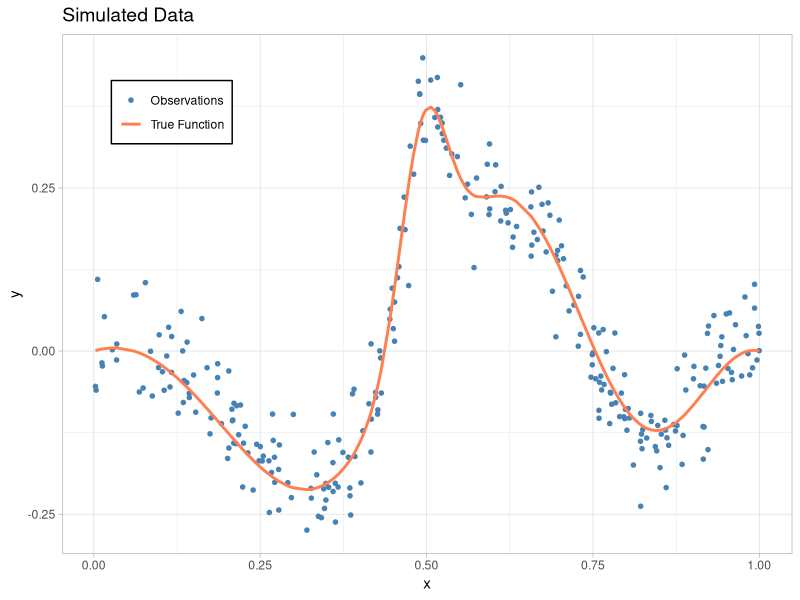
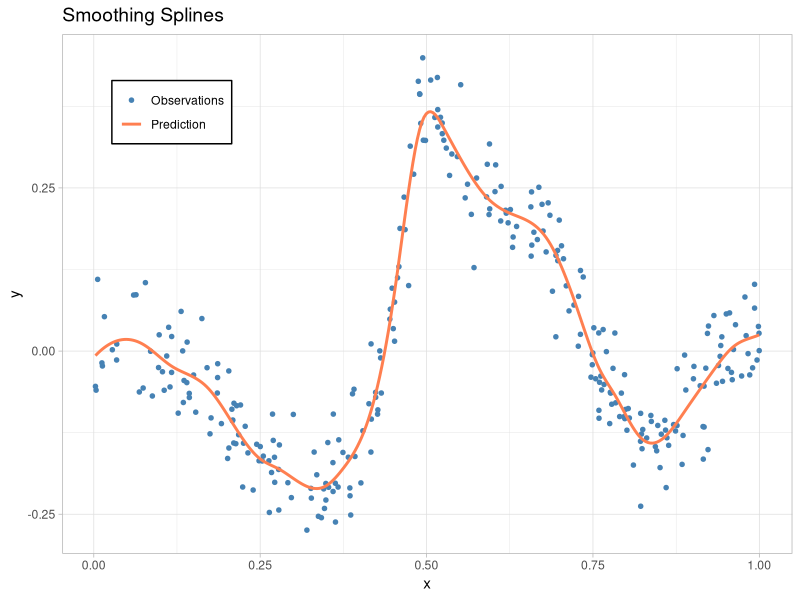
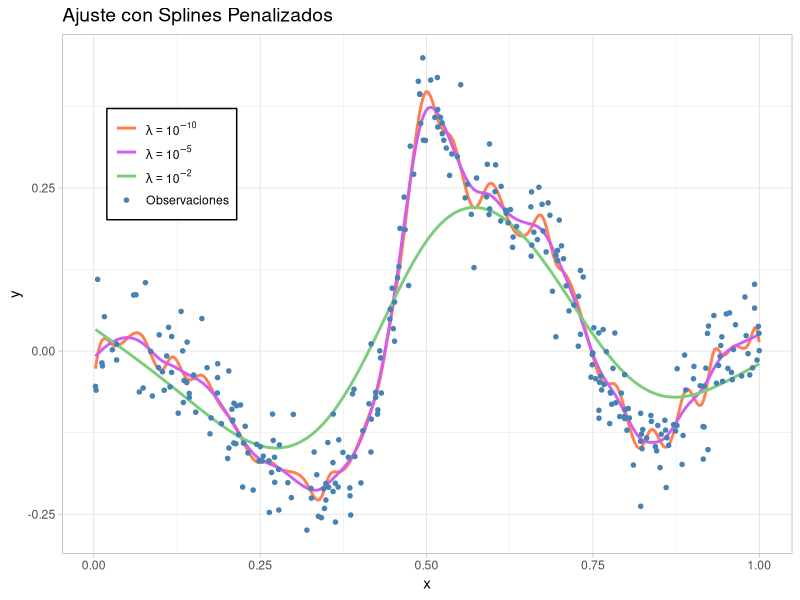

Generate these figures, in order, with R:
## ---- chunk 1
knitr::opts_chunk$set(echo = TRUE)
set.seed(2512)
## ---- chunk 2
# Generate X values
x <- runif(300, min=0, max=1)
x <- x[order(x)]

# Error term
eps <- rnorm(300, mean=0, sd=0.05)

# True and observed Y values
y.true <- -x * cos(5 * (x + 0.5)^2) * (x - 1) + 
          1.2 * exp(-(20^2) * (x - 0.5)^2) * (x - 1)^2
y.obs <- y.true + eps
## ---- chunk 3
library(ggplot2)
## ---- chunk 4
data <- data.frame(x, y.obs, y.true)
ggplot(data = data) +
  geom_point(aes(x = x, y = y.obs, color = "Observations"), 
             shape = 20, size = 2) +
  geom_path(aes(x = x, y = y.true, color = "True Function"), linewidth = 1) +
  scale_color_manual(values = c("Observations" = "steelblue", 
                                "True Function" = "coral")) +
  labs(title = "Simulated Data",
       x = "x",
       y = "y",
       color = NULL) +
  theme_light() +
  theme(plot.title = element_text(size = 14),
        legend.position = c(0.15, 0.85),  
        legend.background = element_rect(fill = "white",colour = "black")) 
## ---- chunk 5
smooth_spline_model <- smooth.spline(x, y.obs, cv=TRUE, nknots=25)
## ---- chunk 6
smooth_spline_model
smooth_spline_model$lambda
## ---- chunk 7
x_pred <- seq(min(x), max(x), length.out = 300)
y_pred <- predict(smooth_spline_model, x_pred)$y

data_spline <- data.frame(x_pred, y = y_pred)
## ---- chunk 8
ggplot(data_spline, aes(x = x)) +
  geom_point(aes(x = x, y = y.obs, color = "Observations"), shape = 20, size = 2) +
  geom_line(aes(x = x_pred, y = y_pred, color = "Prediction"), linewidth = 1) +
  scale_color_manual(values = c("Observations" = "steelblue", "Prediction" = "coral")) +
  labs(title = "Smoothing Splines", x = "x", y = "y", colour=NULL) +
  theme_light() +
  theme(plot.title = element_text(size = 14),
        legend.position = c(0.15, 0.85),  
        legend.background = element_rect(fill = "white", colour = "black"))
# ggsave("../graphs/SmoothingSpline1.pdf", width = 10, height = 6, dpi = 300)
## ---- chunk 9
splineS1 <- smooth.spline(x, y.obs, cv=T, lambda=1e-10, nknots=50)
splineS2 <- smooth.spline(x, y.obs, cv=T, lambda=1e-5, nknots=50)
splineS3 <- smooth.spline(x, y.obs, cv=T, lambda=1e-2, nknots=50)
## ---- chunk 10
x_pred <- seq(min(x), max(x), length.out = 300)
y_pred1 <- predict(splineS1, x_pred)$y
y_pred2 <- predict(splineS2, x_pred)$y
y_pred3 <- predict(splineS3, x_pred)$y


data_spline <- data.frame(x_pred, y_pred1, y_pred2, y_pred3)
## ---- chunk 11
ggplot(data_spline, aes(x = x)) +
  geom_line(aes(x = x_pred, y = y_pred1, color = "1"), linewidth = 1) +
  geom_line(aes(x = x_pred, y = y_pred2, color = "2"), linewidth = 1) +
  geom_line(aes(x = x_pred, y = y_pred3, color = "3"), linewidth = 1) +
  geom_point(aes(x = x, y = y.obs, color = "Observaciones"), shape = 20, size = 2) +
  scale_color_manual(
    values = c("Observaciones" = "steelblue", 
               "1" = "coral", 
               "2"="mediumorchid2",
               "3"="palegreen3"),
    labels = c(expression(lambda == 10^-10),
               expression(lambda == 10^-5),
               expression(lambda == 10^-2),
               "Observaciones")
  ) +
  labs(title = "Ajuste con Splines Penalizados", x = "x", y = "y", colour=NULL) +
  theme_light() +
  theme(plot.title = element_text(size = 14),
        legend.position = c(0.15, 0.75),  
        legend.background = element_rect(fill = "white", colour = "black"))
# ggsave("../graphs/SmoothingSpline2.pdf", width = 10, height = 6, dpi = 300)
